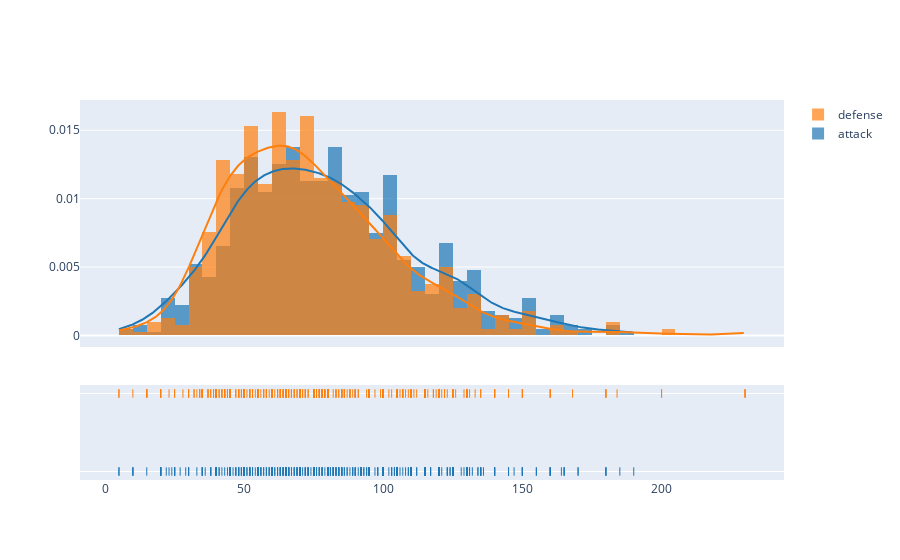

Source (notebook cell):
### Code cell
import plotly.figure_factory as ff

hist_data = [df['attack'],df['defense']]
group_labels = ['attack','defense']

fig = ff.create_distplot(hist_data, group_labels, bin_size=5)
iplot(fig, filename='Distplot of attack and defense')

### Figure 1 — Plotly figure (JSON) as saved in the notebook; plotly's stock layout.template omitted (floating-point values rounded to 4 significant figures; data arrays with more than 128 entries replaced by an {"elided": "..."} marker saying what was removed)
{"data": [{"autobinx": false, "histnorm": "probability density", "legendgroup": "attack", "marker": {"color": "rgb(31, 119, 180)"}, "name": "attack", "opacity": 0.7, "type": "histogram", "x": {"elided": "800 int values"}, "xaxis": "x", "xbins": {"end": 190, "size": 5, "start": 5}, "yaxis": "y"}, {"autobinx": false, "histnorm": "probability density", "legendgroup": "defense", "marker": {"color": "rgb(255, 127, 14)"}, "name": "defense", "opacity": 0.7, "type": "histogram", "x": {"elided": "800 int values"}, "xaxis": "x", "xbins": {"end": 230, "size": 5, "start": 5}, "yaxis": "y"}, {"legendgroup": "attack", "marker": {"color": "rgb(31, 119, 180)"}, "mode": "lines", "name": "attack", "showlegend": false, "type": "scatter", "x": {"elided": "500 float values"}, "xaxis": "x", "y": {"elided": "500 float values"}, "yaxis": "y"}, {"legendgroup": "defense", "marker": {"color": "rgb(255, 127, 14)"}, "mode": "lines", "name": "defense", "showlegend": false, "type": "scatter", "x": {"elided": "500 float values"}, "xaxis": "x", "y": {"elided": "500 float values"}, "yaxis": "y"}, {"legendgroup": "attack", "marker": {"color": "rgb(31, 119, 180)", "symbol": "line-ns-open"}, "mode": "markers", "name": "attack", "showlegend": false, "type": "scatter", "x": {"elided": "800 int values"}, "xaxis": "x", "y": {"elided": "800 str values"}, "yaxis": "y2"}, {"legendgroup": "defense", "marker": {"color": "rgb(255, 127, 14)", "symbol": "line-ns-open"}, "mode": "markers", "name": "defense", "showlegend": false, "type": "scatter", "x": {"elided": "800 int values"}, "xaxis": "x", "y": {"elided": "800 str values"}, "yaxis": "y2"}], "layout": {"barmode": "overlay", "hovermode": "closest", "legend": {"traceorder": "reversed"}, "xaxis": {"anchor": "y2", "domain": [0, 1], "zeroline": false}, "yaxis": {"anchor": "free", "domain": [0.35, 1], "position": 0}, "yaxis2": {"anchor": "x", "domain": [0, 0.25], "dtick": 1, "showticklabels": false}}}
